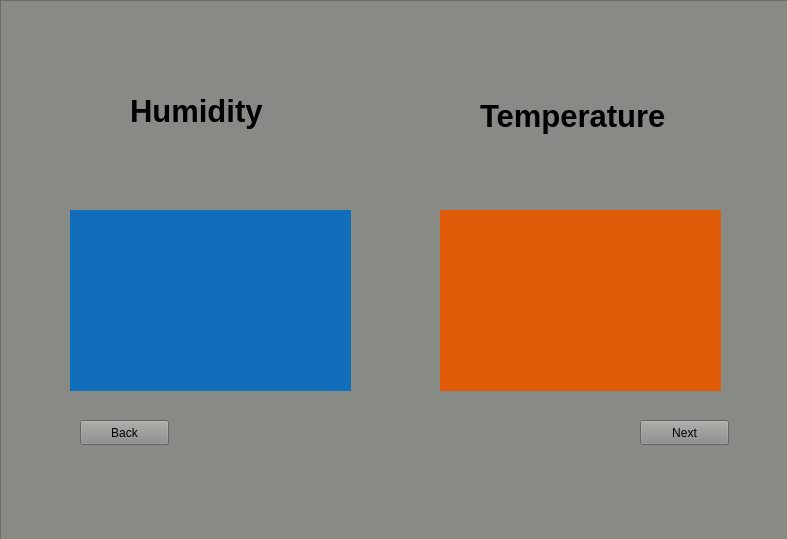
<?xml version="1.0" encoding="UTF-8"?>
<ui version="4.0">
 <class>Temp_humid</class>
 <widget class="QMainWindow" name="Temp_humid">
  <property name="geometry">
   <rect>
    <x>0</x>
    <y>0</y>
    <width>787</width>
    <height>539</height>
   </rect>
  </property>
  <property name="maximumSize">
   <size>
    <width>1080</width>
    <height>998</height>
   </size>
  </property>
  <property name="windowTitle">
   <string>MainWindow</string>
  </property>
  <widget class="QWidget" name="centralwidget">
   <widget class="QFrame" name="frame">
    <property name="geometry">
     <rect>
      <x>0</x>
      <y>0</y>
      <width>971</width>
      <height>831</height>
     </rect>
    </property>
    <property name="styleSheet">
     <string notr="true">background-color: rgb(136, 138, 133);</string>
    </property>
    <property name="frameShape">
     <enum>QFrame::StyledPanel</enum>
    </property>
    <property name="frameShadow">
     <enum>QFrame::Raised</enum>
    </property>
    <widget class="QWidget" name="widget" native="true">
     <property name="geometry">
      <rect>
       <x>420</x>
       <y>200</y>
       <width>311</width>
       <height>211</height>
      </rect>
     </property>
     <widget class="QPushButton" name="pushButton_2">
      <property name="geometry">
       <rect>
        <x>20</x>
        <y>10</y>
        <width>281</width>
        <height>181</height>
       </rect>
      </property>
      <property name="sizePolicy">
       <sizepolicy hsizetype="Expanding" vsizetype="Expanding">
        <horstretch>0</horstretch>
        <verstretch>0</verstretch>
       </sizepolicy>
      </property>
      <property name="styleSheet">
       <string notr="true">background-color: rgb(3, 98, 4);
background-color: rgb(14, 63, 2);</string>
      </property>
      <property name="text">
       <string/>
      </property>
     </widget>
     <widget class="QLabel" name="label_temperature">
      <property name="geometry">
       <rect>
        <x>20</x>
        <y>10</y>
        <width>281</width>
        <height>181</height>
       </rect>
      </property>
      <property name="font">
       <font>
        <pointsize>44</pointsize>
       </font>
      </property>
      <property name="styleSheet">
       <string notr="true">background-color: rgb(225, 92, 9);
color: rgb(255, 255, 255);</string>
      </property>
      <property name="text">
       <string>      </string>
      </property>
     </widget>
    </widget>
    <widget class="QWidget" name="widget_2" native="true">
     <property name="geometry">
      <rect>
       <x>50</x>
       <y>200</y>
       <width>321</width>
       <height>211</height>
      </rect>
     </property>
     <widget class="QPushButton" name="pushButton">
      <property name="geometry">
       <rect>
        <x>20</x>
        <y>10</y>
        <width>281</width>
        <height>181</height>
       </rect>
      </property>
      <property name="styleSheet">
       <string notr="true">
background-color: rgb(163, 21, 21);</string>
      </property>
      <property name="text">
       <string/>
      </property>
     </widget>
     <widget class="QLabel" name="label_Humidity">
      <property name="geometry">
       <rect>
        <x>20</x>
        <y>10</y>
        <width>281</width>
        <height>181</height>
       </rect>
      </property>
      <property name="font">
       <font>
        <pointsize>44</pointsize>
       </font>
      </property>
      <property name="styleSheet">
       <string notr="true">background-color: rgb(15, 109, 186);
color: rgb(255, 255, 255);</string>
      </property>
      <property name="text">
       <string>      </string>
      </property>
     </widget>
    </widget>
    <widget class="QPushButton" name="Next_2_button">
     <property name="geometry">
      <rect>
       <x>640</x>
       <y>420</y>
       <width>89</width>
       <height>25</height>
      </rect>
     </property>
     <property name="text">
      <string>Next</string>
     </property>
    </widget>
    <widget class="QLabel" name="label">
     <property name="geometry">
      <rect>
       <x>130</x>
       <y>70</y>
       <width>191</width>
       <height>81</height>
      </rect>
     </property>
     <property name="font">
      <font>
       <pointsize>23</pointsize>
       <weight>75</weight>
       <bold>true</bold>
      </font>
     </property>
     <property name="text">
      <string>Humidity</string>
     </property>
    </widget>
    <widget class="QLabel" name="label_2">
     <property name="geometry">
      <rect>
       <x>480</x>
       <y>60</y>
       <width>271</width>
       <height>111</height>
      </rect>
     </property>
     <property name="font">
      <font>
       <pointsize>23</pointsize>
       <weight>75</weight>
       <bold>true</bold>
      </font>
     </property>
     <property name="text">
      <string>Temperature</string>
     </property>
    </widget>
    <widget class="QPushButton" name="pushButton_back">
     <property name="geometry">
      <rect>
       <x>80</x>
       <y>420</y>
       <width>89</width>
       <height>25</height>
      </rect>
     </property>
     <property name="text">
      <string>Back</string>
     </property>
    </widget>
   </widget>
  </widget>
  <widget class="QMenuBar" name="menubar">
   <property name="geometry">
    <rect>
     <x>0</x>
     <y>0</y>
     <width>787</width>
     <height>22</height>
    </rect>
   </property>
  </widget>
 </widget>
 <resources/>
 <connections/>
</ui>
